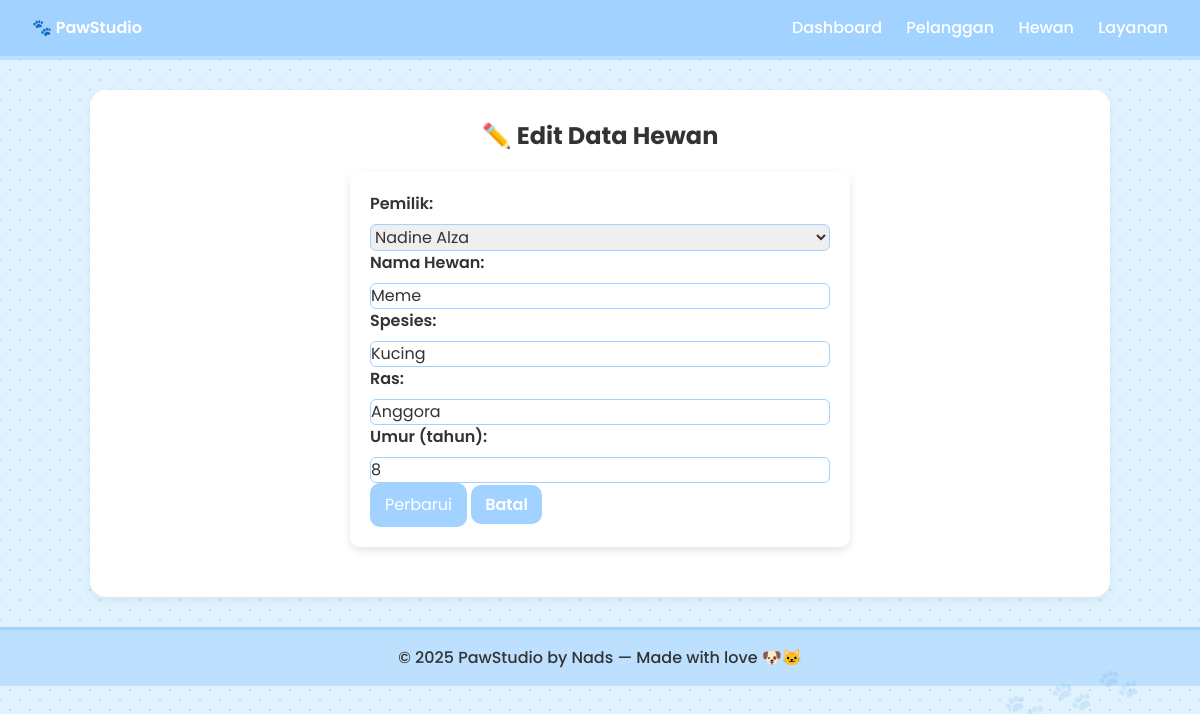
Page /pets/edit_pets.php?id=4 on the committed database.
### tables this page shows
CREATE TABLE IF NOT EXISTS `pets` (
  `id` int NOT NULL AUTO_INCREMENT,
  `customer_id` int NOT NULL,
  `name` varchar(100) NOT NULL,
  `species` varchar(50) DEFAULT NULL,
  `breed` varchar(50) DEFAULT NULL,
  `age` int DEFAULT NULL,
  PRIMARY KEY (`id`),
  KEY `customer_id` (`customer_id`),
  CONSTRAINT `pets_ibfk_1` FOREIGN KEY (`customer_id`) REFERENCES `customers` (`id`) ON DELETE CASCADE
);

CREATE TABLE IF NOT EXISTS `customers` (
  `id` int NOT NULL AUTO_INCREMENT,
  `name` varchar(100) NOT NULL,
  `phone` varchar(20) DEFAULT NULL,
  `address` text,
  PRIMARY KEY (`id`)
);

### pets/edit_pets.php (the view, shortened to what this page needs)
<?php
include '../koneksi.php';
include '../assets/header.php';
$id = $_GET['id'];
$result = $conn->query("SELECT * FROM pets WHERE id = $id");
$pet = $result->fetch_assoc();
$customers = $conn->query("SELECT id, name FROM customers ORDER BY name ASC");
?>
<h1 class="text-2xl font-bold text-center">✏️ Edit Data Hewan</h1>
<form method="POST">
    <label>Pemilik:</label>
    <select name="customer_id" required>
      <?php while ($row = $customers->fetch_assoc()): ?>
        <option value="<?= $row['id'] ?>" <?= ($row['id'] == $pet['customer_id']) ? 'selected' : '' ?>>
          <?= htmlspecialchars($row['name']) ?>
        </option>
      <?php endwhile; ?>
    </select>
    <label>Nama Hewan:</label>
    <input type="text" name="name" value="<?= htmlspecialchars($pet['name']) ?>" required>
    <label>Spesies:</label>
    <input type="text" name="species" value="<?= htmlspecialchars($pet['species']) ?>">
    <label>Ras:</label>
    <input type="text" name="breed" value="<?= htmlspecialchars($pet['breed']) ?>">
    <label>Umur (tahun):</label>
    <input type="number" name="age" value="<?= htmlspecialchars($pet['age']) ?>">
    <div>
      <button type="submit" class="button">Perbarui</button>
      <a href="pets.php" class="button">Batal</a>
    </div>
  </form>
<?php include '../assets/footer.php'; ?>

### assets/style.css (style rules this page uses)
body { font-family: 'Poppins', sans-serif; margin: 0; padding: 0; background-color: #E0F2FE; background-image: radial-gradient(#BFDBFE 1px, transparent 1px), radial-gradient(#BFDBFE 1px, transparent 1px); background-size: 20px 20px; background-position: 0 0, 10px 10px; color: #333; position: relative; overflow-x: hidden; }
body::after { content: "🐾 🐾 🐾"; font-size: 2rem; opacity: 0.1; position: fixed; bottom: 10%; right: 5%; pointer-events: none; transform: rotate(-15deg); }
a.button, button { background-color: #a2d2ff; color: white; padding: 8px 14px; border-radius: 10px; text-decoration: none; font-weight: 600; transition: all 0.3s ease; border: none; }
form { max-width: 500px; margin: 20px auto; padding: 20px; background-color: #ffffff; border-radius: 10px; box-shadow: 0 4px 10px rgba(0,0,0,0.1); }
label { display: block; margin-bottom: 8px; font-weight: 600; color: #333; }
input, textarea, select { width: 100%; padding: 10px; margin-bottom: 15px; border: 1px solid #a2d2ff; border-radius: 6px; font-family: 'Poppins', sans-serif; transition: border-color 0.3s; }
button, .button { background-color: #a2d2ff; color: white; padding: 10px 15px; border: none; border-radius: 10px; cursor: pointer; transition: background-color 0.3s; }

### rows in the picture
pets: customer_id "Nadine Alza", name "Meme", species "Kucing", breed "Anggora", age "8"
